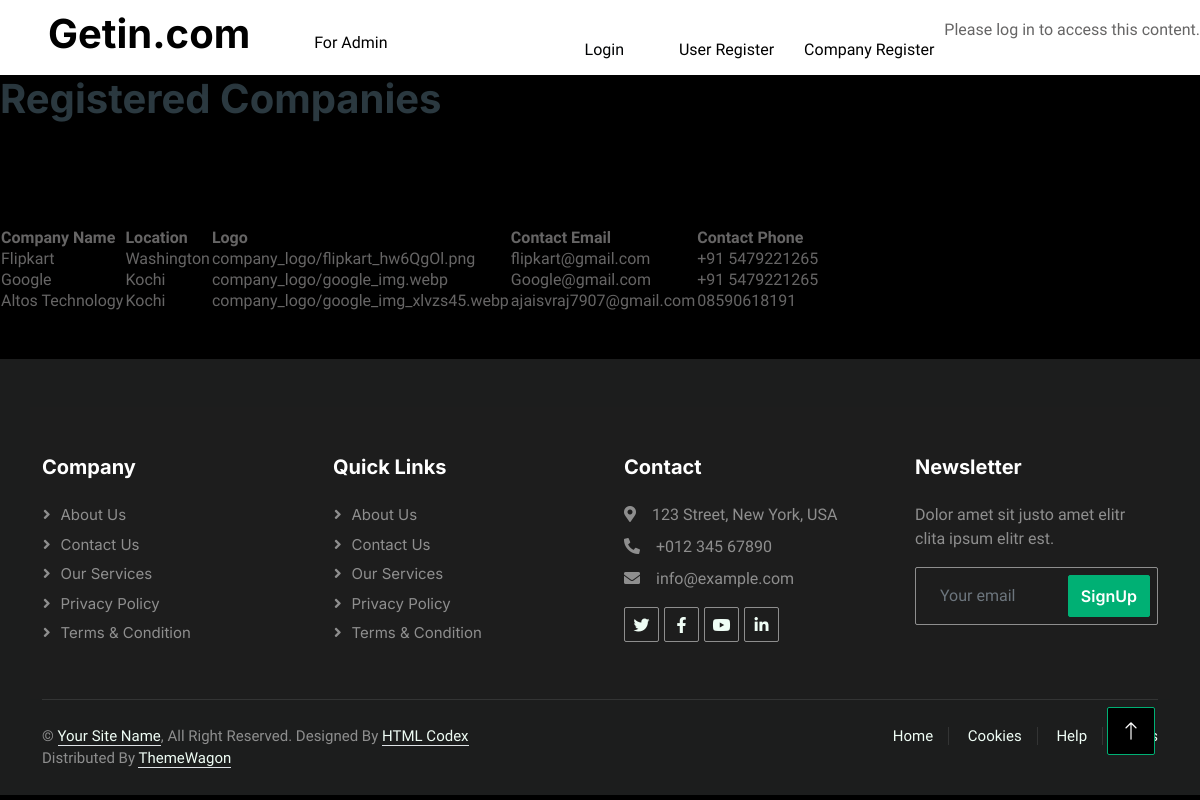
Page /registered_companies on the committed database.
### company/models.py (models this page shows, shortened)
class CompanyProfile(models.Model):
    user = models.OneToOneField(Company,on_delete=models.CASCADE)
    company_name = models.CharField(max_length=100)
    location = models.CharField(max_length=100)
    logo = models.ImageField(upload_to="company_logo/",null=True,blank=True)
    contact_email = models.EmailField()
    contact_phone = models.CharField(max_length=15)

### company/views.py (the view)
# urls.py: path('registered_companies',registered_companies,name ='registered_companies'),
def registered_companies(request):
    registered_companies = CompanyProfile.objects.all()
    context = {"registered_companies":registered_companies}
    return render(request,'company/registered_companies.html',context)

### templates/company/registered_companies.html
{% extends 'base.html' %}
{% block content %}
<h1>Registered Companies</h1>
{% if registered_companies %}
  <table>
    <thead>
      <tr>
        <th>Company Name</th><br><br>
        <th>Location</th>
        <th>Logo</th><br><br>
        <th>Contact Email</th>
        <th>Contact Phone</th>
      </tr>
    </thead>
    <tbody>
      {% for registered_companies in registered_companies %}
        <tr>
          <td>{{ registered_companies.company_name }}</td>
          <td>{{ registered_companies.location }}</td>
          <td>{{ registered_companies.logo }}</td>
          <td>{{ registered_companies.contact_email }}</td>
          <td>{{ registered_companies.contact_phone }}</td>
        </tr>
      {% endfor %}
    </tbody>
  </table>
{% else %}
  <p>No registered_companiess found.</p>
{% endif %}
{% endblock %}

### static/css/style.css (style rules this page uses)
:root { --primary: #00B074; --secondary: #2B9BFF; --light: #EFFDF5; --dark: #2B3940; }

### templates/base.html (style rules this page uses)
body { background-color: rgb(0, 0, 0); }

### rows in the picture
CompanyProfile: company_name "Flipkart", location "Washington", logo "company_logo/flipkart_hw6QgOl.png", contact_email "flipkart@gmail.com", contact_phone "+91 5479221265"
CompanyProfile: company_name "Google", location "Kochi", logo "company_logo/google_img.webp", contact_email "Google@gmail.com", contact_phone "+91 5479221265"
CompanyProfile: company_name "Altos Technology", location "Kochi", logo "company_logo/google_img_xlvzs45.webp", contact_email "ajaisvraj7907@gmail.com", contact_phone "08590618191"
